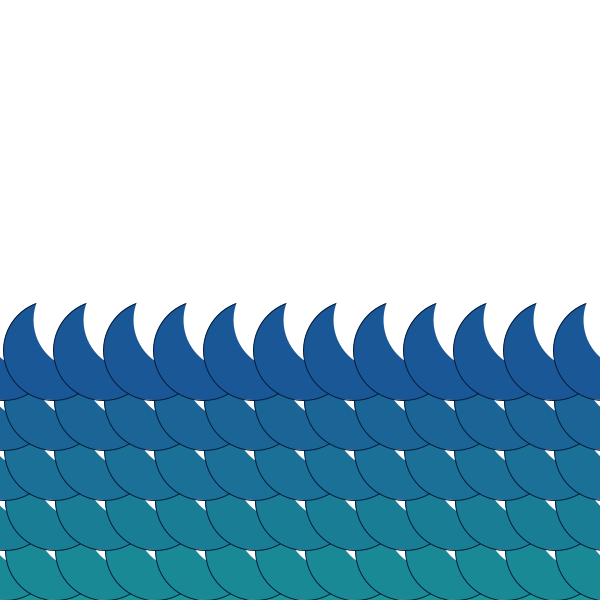
Frame 1 (no input)
Frame 60 (the mouse pressed at the canvas centre just before this capture): identical to frame 1, image omitted
Frame 120 (the mouse held since frame 60 and released just before this capture): identical to frame 1, image omitted

The Processing sketch that drew this single still picture (run headless with seeded random() and noise(); from frame 60 on, the mouse is pressed at the canvas centre):

// Processing sketch: hullamok
// ── hullamok.pde
void setup() {

  size(600, 600);
}

void hullamok(){
  float r=100;
  float x, y;
  y = 600;
  color c;
  while (y>300) {
    c = color(26, y/4, 150);
    x=y/100; 

    while (x<700) {
      fill(c);
      stroke(#041A39);
      ellipse(x, y, r, r);
      noStroke();
      fill(#ffffff);
      ellipse(x+30, y-30, r, r);
      x+=50;
    }
    y-=50;
  }
}
void draw() {
  background(#ffffff);
  hullamok();
}
